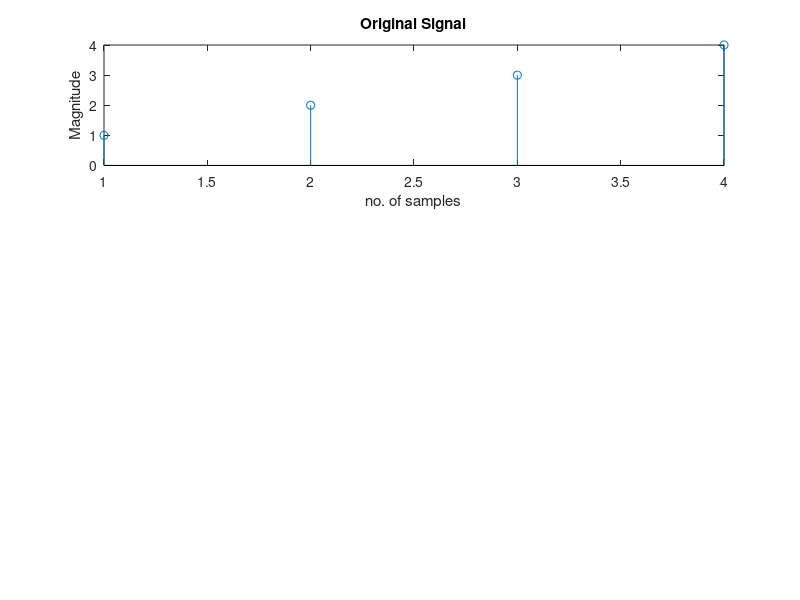

Source code (MATLAB):
clc;
clear all;
close all;
x = [1, 2, 3, 4];
% Length of the signal
N = length(x);
% Compute FFT using Cooley-Tukey algorithm
X = zeros(1, N);
for k = 1:N
X(k) = sum(x .* exp(-i*2*pi*(k-1)*(0:N-1)/N))
end
% Compute magnitude and phase spectra
magnitude_spectrum = abs(X)
phase_spectrum = angle(X)
%plot of original signal and fft signal
subplot(3, 1, 1);
stem(x);
xlabel('no. of samples');
ylabel('Magnitude');
title('Original Signal');
